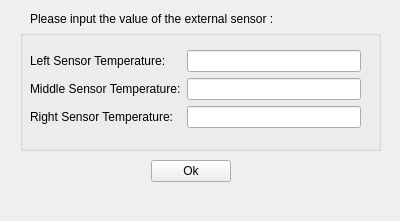
<?xml version="1.0" encoding="UTF-8"?>
<ui version="4.0">
 <class>DiagnosticsManufacturing::CUserInputDialog</class>
 <widget class="QWidget" name="DiagnosticsManufacturing::CUserInputDialog">
  <property name="geometry">
   <rect>
    <x>0</x>
    <y>0</y>
    <width>400</width>
    <height>221</height>
   </rect>
  </property>
  <property name="sizePolicy">
   <sizepolicy hsizetype="Fixed" vsizetype="Fixed">
    <horstretch>0</horstretch>
    <verstretch>0</verstretch>
   </sizepolicy>
  </property>
  <property name="minimumSize">
   <size>
    <width>400</width>
    <height>221</height>
   </size>
  </property>
  <property name="sizeIncrement">
   <size>
    <width>0</width>
    <height>20</height>
   </size>
  </property>
  <property name="windowTitle">
   <string>Heating Test</string>
  </property>
  <widget class="QLabel" name="labelPrompt">
   <property name="geometry">
    <rect>
     <x>30</x>
     <y>10</y>
     <width>341</width>
     <height>17</height>
    </rect>
   </property>
   <property name="text">
    <string>Please input the value of the external sensor :</string>
   </property>
  </widget>
  <widget class="QWidget" name="horizontalLayoutWidget_2">
   <property name="geometry">
    <rect>
     <x>30</x>
     <y>160</y>
     <width>321</width>
     <height>51</height>
    </rect>
   </property>
   <layout class="QVBoxLayout" name="verticalLayout">
    <property name="bottomMargin">
     <number>5</number>
    </property>
    <item>
     <layout class="QHBoxLayout" name="horizontalLayout_2">
      <property name="bottomMargin">
       <number>5</number>
      </property>
      <item>
       <spacer name="horizontalSpacer">
        <property name="orientation">
         <enum>Qt::Horizontal</enum>
        </property>
        <property name="sizeHint" stdset="0">
         <size>
          <width>40</width>
          <height>20</height>
         </size>
        </property>
       </spacer>
      </item>
      <item>
       <widget class="QPushButton" name="pushButtonOk">
        <property name="text">
         <string>Ok</string>
        </property>
       </widget>
      </item>
      <item>
       <spacer name="horizontalSpacer_2">
        <property name="orientation">
         <enum>Qt::Horizontal</enum>
        </property>
        <property name="sizeHint" stdset="0">
         <size>
          <width>40</width>
          <height>20</height>
         </size>
        </property>
       </spacer>
      </item>
     </layout>
    </item>
    <item>
     <spacer name="verticalSpacer">
      <property name="orientation">
       <enum>Qt::Vertical</enum>
      </property>
      <property name="sizeHint" stdset="0">
       <size>
        <width>20</width>
        <height>40</height>
       </size>
      </property>
     </spacer>
    </item>
   </layout>
  </widget>
  <widget class="QGroupBox" name="groupBox">
   <property name="geometry">
    <rect>
     <x>20</x>
     <y>30</y>
     <width>361</width>
     <height>121</height>
    </rect>
   </property>
   <property name="title">
    <string/>
   </property>
   <widget class="QWidget" name="formLayoutWidget">
    <property name="geometry">
     <rect>
      <x>10</x>
      <y>20</y>
      <width>331</width>
      <height>101</height>
     </rect>
    </property>
    <layout class="QFormLayout" name="formLayout">
     <item row="0" column="0">
      <widget class="QLabel" name="label">
       <property name="text">
        <string>Left Sensor Temperature:</string>
       </property>
      </widget>
     </item>
     <item row="0" column="1">
      <widget class="QLineEdit" name="lineEdit"/>
     </item>
     <item row="1" column="0">
      <widget class="QLabel" name="label_2">
       <property name="text">
        <string>Middle Sensor Temperature:</string>
       </property>
      </widget>
     </item>
     <item row="1" column="1">
      <widget class="QLineEdit" name="lineEdit_2"/>
     </item>
     <item row="2" column="0">
      <widget class="QLabel" name="label_3">
       <property name="text">
        <string>Right Sensor Temperature:</string>
       </property>
      </widget>
     </item>
     <item row="2" column="1">
      <widget class="QLineEdit" name="lineEdit_3"/>
     </item>
    </layout>
   </widget>
  </widget>
 </widget>
 <resources/>
 <connections/>
</ui>
